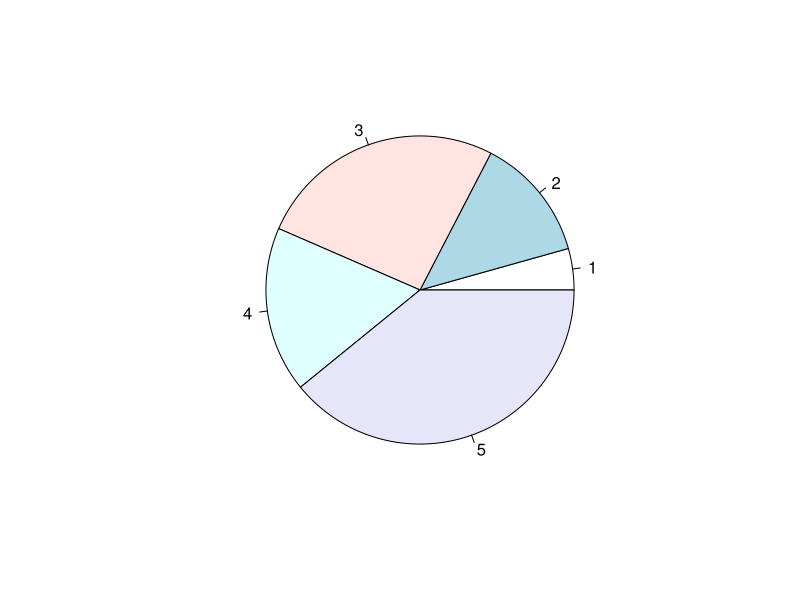
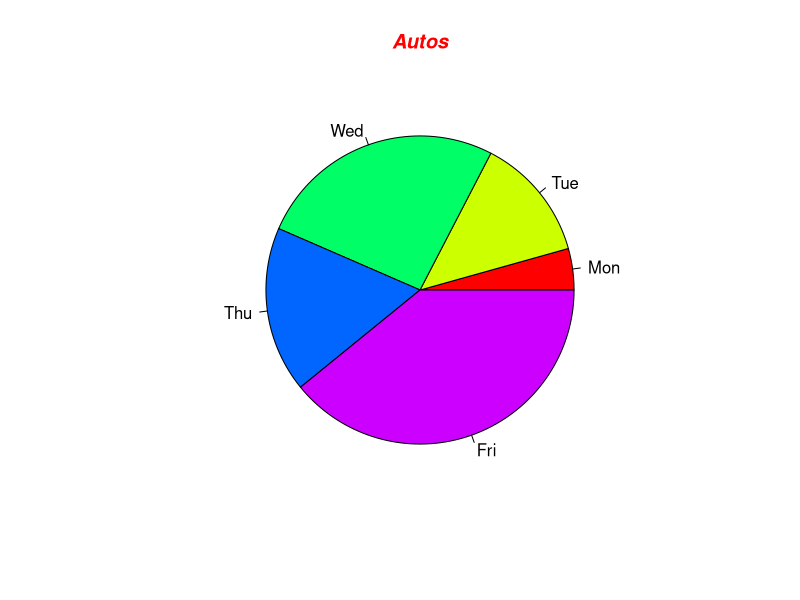
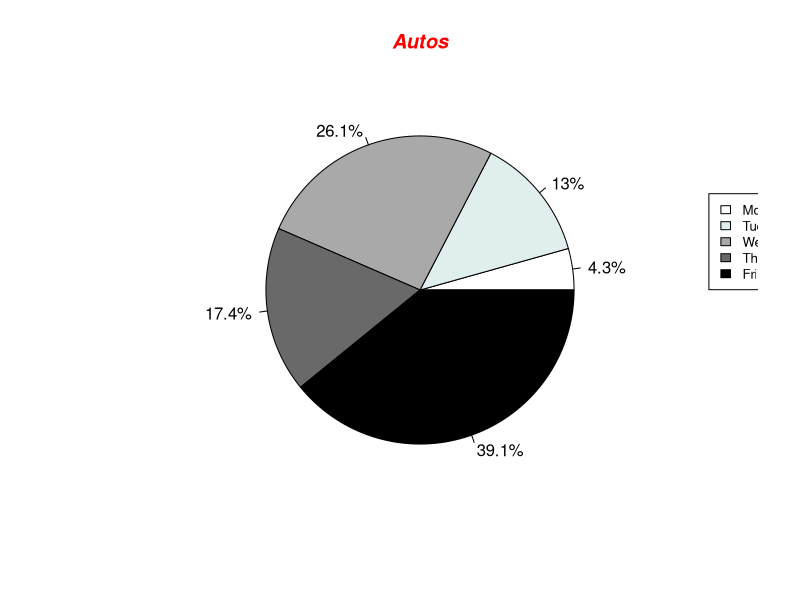
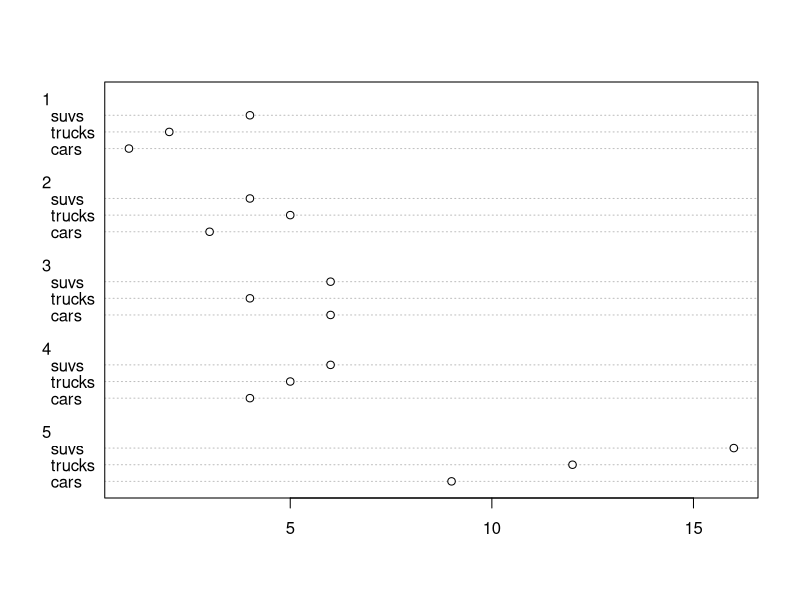
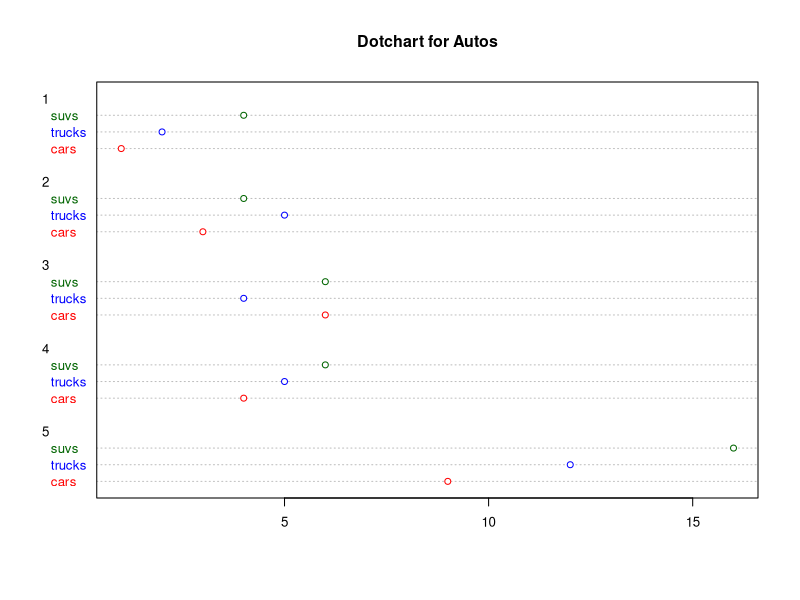
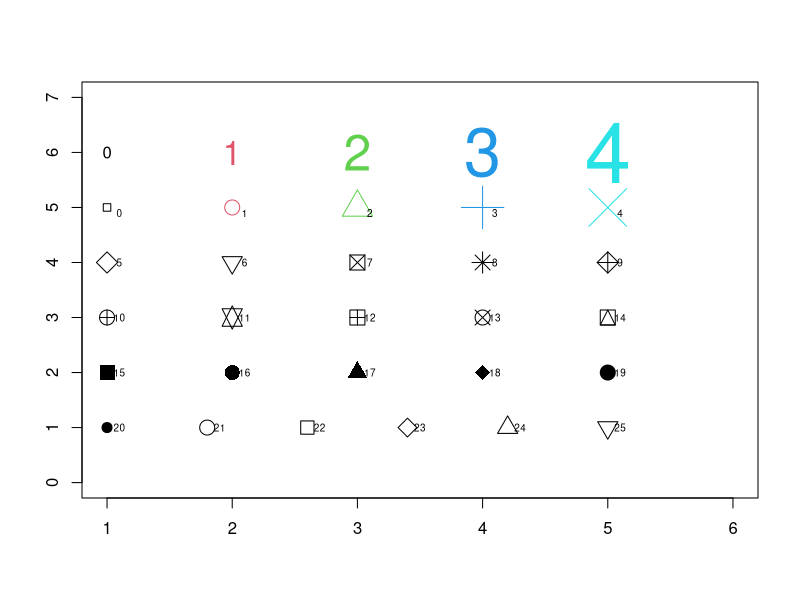

These figures' R source, in order:
# Let's start with a simple pie chart graphing the cars vector:
# Define cars vector with 5 values
cars <- c(1, 3, 6, 4, 9)

# Create a pie chart for cars
pie(cars)
#Now let's add a heading, change the colors, and define our own labels:

# Create a pie chart with defined heading and
# custom colors and labels
pie(cars, col=rainbow(length(cars)), labels=c("Mon","Tue","Wed","Thu","Fri"))
title(main="Autos", col.main="red", font.main=4)
#Now let's change the colors, label using percentages, and create a legend:

# Define some colors ideal for black & white print
cols = c("white","azure2","darkgrey","dimgrey","black")
# Calculate the percentage for each day, rounded to one 
# decimal place
car_labels <- round(cars/sum(cars)*100,digit = 1)

# Concatenate a '%' char after each value
car_labels <- paste(car_labels, "%", sep="")

# Create a pie chart with defined heading and custom colors
# and labels
pie(cars, labels = car_labels, col = cols)
title(main="Autos", col.main="red", font.main=4)
# Create a legend at the right   
legend(1.5, 0.5, c("Mon","Tue","Wed","Thu","Fri"), cex=0.8, fill=cols)

#Let's start with a simple dotchart graphing the autos data:
# Read values from tab-delimited autos.dat
autos_data <- data.frame(cars = c(1,3,6,4,9),trucks = c(2,5,4,5,12),suvs = c(4,4,6,6,16))

# Create a dotchart for autos
dotchart(t(autos_data))
#Let's make the dotchart a little more colorful

# Create a colored dotchart for autos with smaller labels
dotchart(t(autos_data), color=c("red","blue","darkgreen"), main="Dotchart for Autos", cex=0.8)

#This example shows all 25 symbols that you can use to produce points in your graphs:
# Make an empty chart
plot(0,0,xlim = c(1,6),ylim = c(0,7), ann = FALSE)

# Plot digits 0-4 with increasing size and color
text(1:5, rep(6,5), labels=0:4, cex=1:5, col=1:5)
# Plot symbols 0-4 with increasing size and color
points(1:5, rep(5,5), cex=1:5, col=1:5, pch=0:4)
text((1:5)+0.1, rep(4.9,5), labels=0:4, cex=0.6)

# Plot symbols 5-9 with labels
points(1:5, rep(4,5), cex=2, pch=(5:9))
text((1:5)+0.1, rep(4,5), cex=0.6, (5:9))

# Plot symbols 10-14 with labels
points(1:5, rep(3,5), cex=2, pch=(10:14))
text((1:5)+0.1, rep(3,5), cex=0.6, (10:14))

# Plot symbols 15-19 with labels
points(1:5, rep(2,5), cex=2, pch=(15:19))
text((1:5)+0.1, rep(2,5), cex=0.6, (15:19))

# Plot symbols 20-25 with labels
points((1:6)*0.8+0.2, rep(1,6), cex=2, pch=(20:25))
text((1:6)*0.8+0.3, rep(1,6), cex=0.6, (20:25))